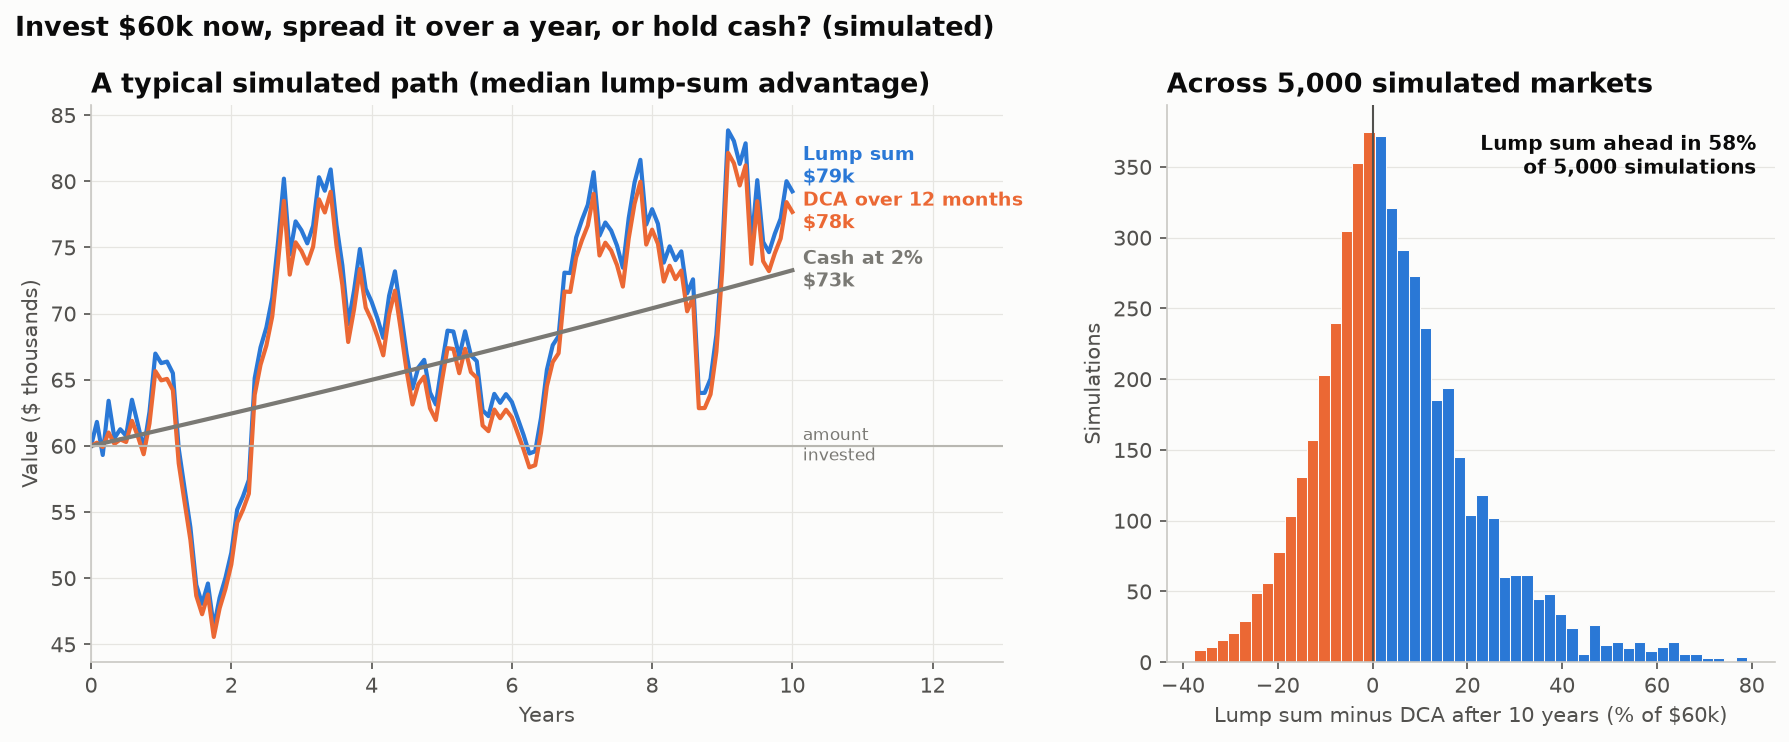

Here is the Python script that generated this plot:
"""
Lump Sum vs Dollar-Cost Averaging vs Cash  -  family: Finance & investment

DESIGN PURPOSE
Compares investing a sum all at once, spreading it over twelve months (dollar-
cost averaging), and leaving it in cash. One example path shows compounding
over time, and a histogram across thousands of simulated markets shows how
often each choice wins and by how much.

WHEN TO USE
  - Investor education on compounding and on the cost of waiting in cash
  - Frame the lump-sum vs DCA decision as a distribution of outcomes, not one
    anecdote
  - Show the effect of time in the market on long horizons

AVOID WHEN
  - Showing a single historical or simulated path as proof; one path is an
    anecdote
  - Comparing strategies with different total contributions without saying so

ALTERNATIVES
  - Fan chart of each strategy
  - Table of win rates and median differences

EXAMPLE
$60,000 available today, 10-year horizon; stocks ~7% ± 15% a year, cash 2% a
year; DCA invests $5,000 a month for 12 months (simulated, illustrative; not
financial advice).

NOTE: Educational examples with simulated or historical data. Not investment
advice; past performance does not predict future returns.

Run:  python compounding_dca.py
"""
import sys
from pathlib import Path

import numpy as np
import pandas as pd
import matplotlib.pyplot as plt

# Library style: categorical colors in fixed order, recessive axes, hairline grid.
PALETTE = ["#2a78d6", "#eb6834", "#1baf7a", "#eda100",
           "#e87ba4", "#008300", "#6250d6", "#e34948"]
SEQ_CMAP = "Blues"      # sequential: one hue, light -> dark
DIV_CMAP = "RdBu_r"     # diverging: two opposite hues, neutral midpoint
GRAY = "#b8b7b1"        # de-emphasised marks
plt.rcParams.update({
    "figure.figsize": (8, 4.8), "figure.dpi": 110, "figure.facecolor": "#fcfcfb",
    "axes.facecolor": "#fcfcfb", "axes.edgecolor": "#c9c8c3", "axes.linewidth": 0.8,
    "axes.spines.top": False, "axes.spines.right": False,
    "axes.grid": True, "grid.color": "#e6e5e1", "grid.linewidth": 0.6, "axes.axisbelow": True,
    "axes.prop_cycle": plt.cycler(color=PALETTE),
    "axes.titlesize": 13, "axes.titleweight": "bold", "axes.titlelocation": "left",
    "axes.labelcolor": "#52514e", "xtick.color": "#52514e", "ytick.color": "#52514e",
    "text.color": "#0b0b0b", "font.size": 10, "lines.linewidth": 2,
    "legend.frameon": False,
})

# --- Example data ------------------------------------------------------------
rng = np.random.default_rng(31)
amount, months, dca_months = 60_000.0, 120, 12
mu, sigma, cash_rate = 0.07, 0.15, 0.02
n_sims = 5000
r = rng.normal(mu / 12, sigma / np.sqrt(12), (n_sims, months))     # monthly stock returns
cash_m = cash_rate / 12


def simulate(r):
    """Return month-end values for lump sum, DCA and cash, shape (sims, months + 1)."""
    n = r.shape[0]
    lump = amount * np.c_[np.ones(n), np.cumprod(1 + r, axis=1)]
    invested, waiting = np.zeros(n), np.full(n, amount)
    dca = [np.full(n, amount)]
    for t in range(months):
        if t < dca_months:                        # move one tranche into the market
            step = amount / dca_months
            invested, waiting = invested + step, waiting - step
        invested = invested * (1 + r[:, t])
        waiting = waiting * (1 + cash_m)
        dca.append(invested + waiting)
    cash = amount * (1 + cash_m) ** np.arange(months + 1) * np.ones((n, 1))
    return lump, np.array(dca).T, cash


lump, dca, cash = simulate(r)
diff_pct = (lump[:, -1] - dca[:, -1]) / amount * 100
example = int(np.argmin(np.abs(diff_pct - np.median(diff_pct))))   # a typical (median) outcome
path = pd.DataFrame({"Lump sum": lump[example], "DCA over 12 months": dca[example],
                     "Cash at 2%": cash[example]}, index=np.arange(months + 1) / 12)
pd.Series({"lump beats DCA": (diff_pct > 0).mean(), "median gap (% of amount)": np.median(diff_pct)}).round(3)

# --- Plot --------------------------------------------------------------------
fig, (ax, axh) = plt.subplots(1, 2, figsize=(12, 5), gridspec_kw={"width_ratios": [1.5, 1]})
styles = {"Lump sum": PALETTE[0], "DCA over 12 months": PALETTE[1], "Cash at 2%": "#7a7974"}
ends = path.iloc[-1].sort_values() / 1e3
label_y = ends.to_numpy().copy()
gap = (path.to_numpy().max() - path.to_numpy().min()) / 1e3 * 0.09
for i in range(1, len(label_y)):                 # nudge end labels apart
    label_y[i] = max(label_y[i], label_y[i - 1] + gap)
label_y = dict(zip(ends.index, label_y))
for name, color in styles.items():
    ax.plot(path.index, path[name] / 1e3, color=color, linewidth=2)
    ax.text(path.index[-1] + 0.15, label_y[name], f"{name}\n${path[name].iloc[-1] / 1e3:,.0f}k",
            color=color, va="center", fontsize=9, fontweight="bold")
ax.axhline(amount / 1e3, color="#b8b7b1", linewidth=1)
ax.text(10.15, amount / 1e3, "amount\ninvested", color="#7a7974", fontsize=8, va="center")
ax.set_xlim(0, 13)
ax.set_xlabel("Years")
ax.set_ylabel("Value ($ thousands)")
ax.set_title("A typical simulated path (median lump-sum advantage)")

bins = np.linspace(np.percentile(diff_pct, 0.5), np.percentile(diff_pct, 99.5), 50)
counts, edges = np.histogram(diff_pct, bins)
centers = (edges[:-1] + edges[1:]) / 2
axh.bar(centers, counts, width=np.diff(edges), color=np.where(centers >= 0, PALETTE[0], PALETTE[1]),
        edgecolor="#fcfcfb", linewidth=0.5)
axh.axvline(0, color="#52514e", linewidth=1)
win = (diff_pct > 0).mean()
axh.text(0.97, 0.95, f"Lump sum ahead in {win:.0%}\nof {n_sims:,} simulations", transform=axh.transAxes,
         ha="right", va="top", fontsize=9.5, fontweight="bold")
axh.set_xlabel("Lump sum minus DCA after 10 years (% of $60k)")
axh.set_ylabel("Simulations")
axh.set_title("Across 5,000 simulated markets")
axh.grid(axis="x", visible=False)
fig.suptitle("Invest $60k now, spread it over a year, or hold cash? (simulated)", x=0.01, ha="left",
             fontsize=13, fontweight="bold")
fig.tight_layout()

# --- Save / show -------------------------------------------------------------
out = Path(__file__).with_name(Path(__file__).stem + ".png")
fig.savefig(out, dpi=150, bbox_inches="tight")
print(f"saved {out}")
if "--no-show" not in sys.argv:
    plt.show()
